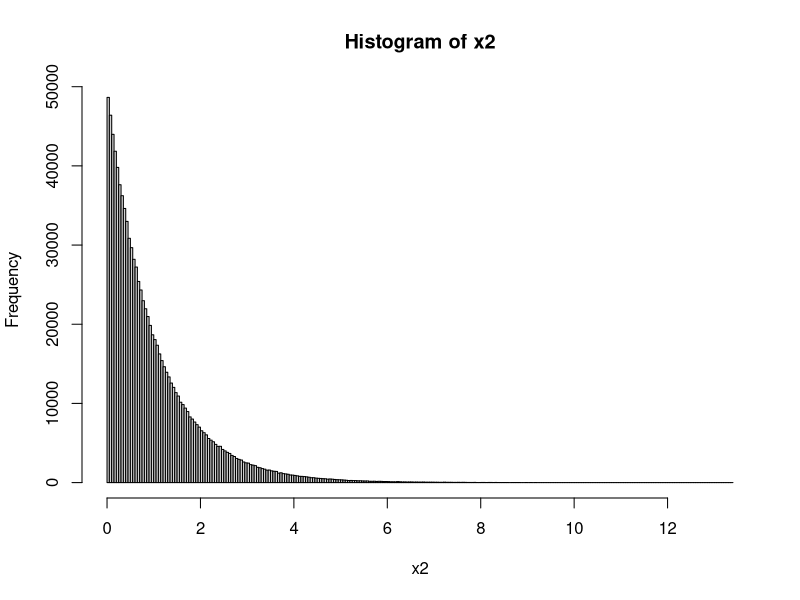
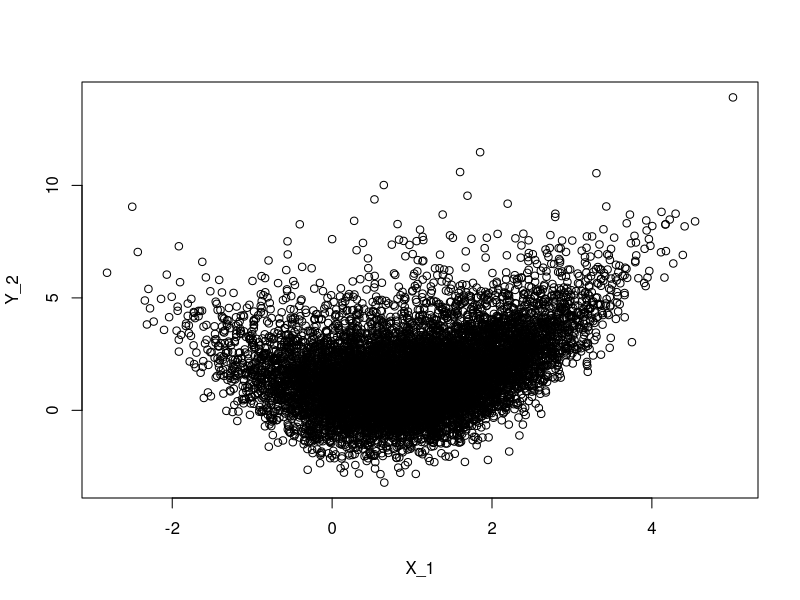
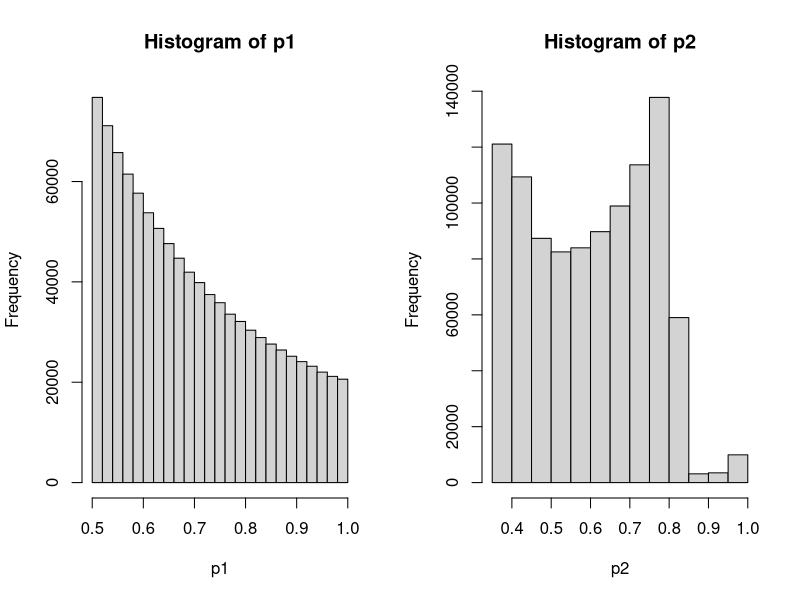
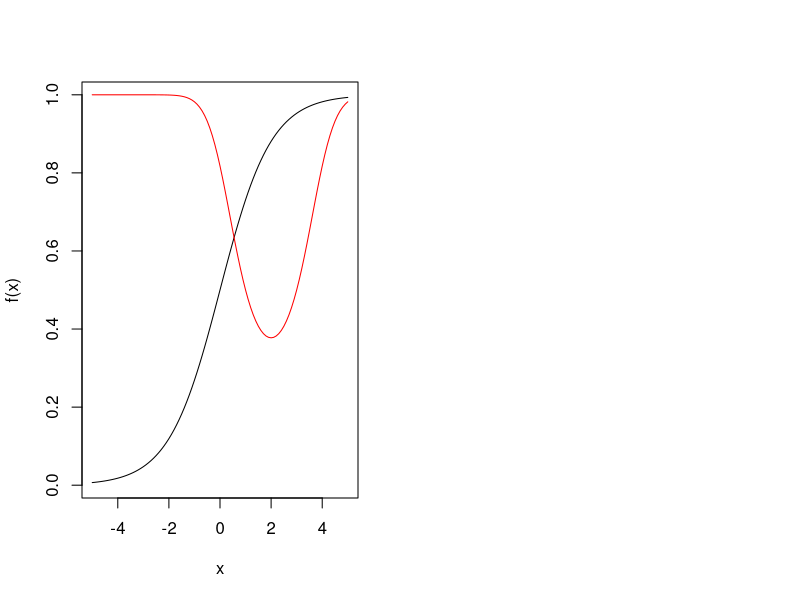

Generate these figures, in order, with R:
## ---- chunk 1
set.seed(1234567890)
N <- 1e6 ## 1000000
x1 <- rnorm(n = N, mean = 1, sd = 1)
x2 <- rexp(n = N, rate = 1)
epsilon <- rnorm(n = N) # rnorm(N)
y1 <- 1 + x1 + x2 + epsilon
y2 <- 0.5*(x1 - 0.5)^2 + x2 + epsilon
p1 <- exp(x2)/(1+exp(x2))
p2 <- exp(-0.5+0.5*(x2-2)^2)/(1+exp(-0.5+0.5*(x2-2)^2))
populacja <- data.frame(x1,x2,y1,y2,p1,p2)
head(populacja)
## ---- chunk 2
set.seed(123)
flag_bd1 <- rbinom(n = N, size = 1, prob = populacja$p1)
table(flag_bd1)
## ---- chunk 3
c("big data"=mean(populacja[flag_bd1 == 1, "y1"]), "wartość prawdziwa" = mean(y1))
## ---- chunk 4
hist(x2, breaks = "scott")
## ---- chunk 5
## ograniczam liczbę punktów bo jest ich bardzo dużo (biorę 10k)
set.seed(1234)
los <- sample(1:N,10000, replace = F)
plot(x1[los], y2[los],
     xlab = "X_1",
     ylab = "Y_2")
## ---- chunk 6
par(mfrow = c(1,2))
hist(p1)
hist(p2)
## ---- chunk 7
curve(expr = exp(x)/(1+exp(x)), 
      from = -5, to = 5,
      ylab = "f(x)")
curve(expr = exp(-0.5+0.5*(x-2)^2)/(1+exp(-0.5+0.5*(x-2)^2)), 
      from = -5, to = 5,
      add = TRUE,
      col = "red",
      ylab = "")
## ---- chunk 8
library(sampling) ## inclusionprobabilities + UPpoisson 
set.seed(1234567890)
N <- 10000
p <- 50
n_A <- 500
X <- matrix(rnorm(N * (p-1)), ncol = p-1)
X <- cbind(rep(1, N), X)

## parametry beta i alpha
beta0 <- c(1, 0, 0, 1, 1, 1, 1, rep(0, p-7))
beta1 <- c(1, 0, 0, 3, 3, 3, 3, rep(0, p-7))
alpha0 <- c(-2, 1, 1, 1, 1, rep(0, p-5))
alpha1 <- c(0, 0, 0, 3, 3, 3, 3, rep(0, p-7))

## y variables
epsilon <- rnorm(N)
Y_OM1 <- X %*% beta0 + epsilon
Y_OM2 <- 1 + exp(3*sin(X %*% beta0)) + X[, 6] + X[, 5] + epsilon
pi_Y_OM3 <- as.numeric(plogis(X %*% beta1))
pi_Y_OM4 <- as.numeric(plogis(2-log((X %*% beta1)^2) + 2*X[,6] + 2*X[,7]))
Y_OM3 <- rbinom(N, size = 1, prob = pi_Y_OM3)
Y_OM4 <- rbinom(N, size = 1, prob = pi_Y_OM4)

## nonprob
pi_B_PMS1 <- as.numeric(plogis(X %*% alpha0))
pi_B_PMS2 <- as.numeric(plogis(3.5 + log(X^2) %*% alpha0 - sin(X[,4] + X[,5]) - X[,6]- X[,7]))

## prob
pi_A_Y_OM1 <- inclusionprobabilities(0.25 + abs(X[, 2]) + 0.03*abs(Y_OM1), n_A)
pi_A_Y_OM2 <- inclusionprobabilities(0.25 + abs(X[, 2]) + 0.03*abs(Y_OM2), n_A)
pi_A_Y_OM3 <- inclusionprobabilities(0.25 + abs(X[, 2]) + 0.03*abs(Y_OM3), n_A)
pi_A_Y_OM4 <- inclusionprobabilities(0.25 + abs(X[, 2]) + 0.03*abs(Y_OM4), n_A)
